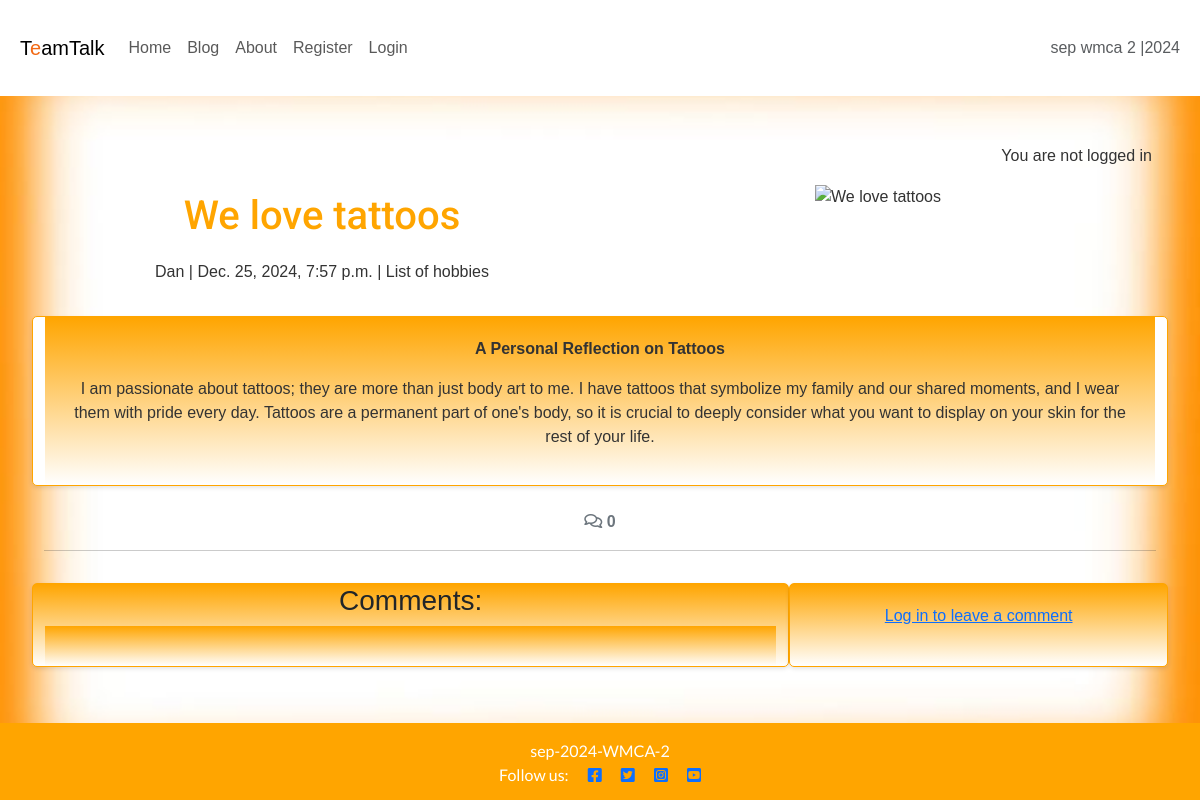
The page /blog/we-love-tattoos/ on the database as committed earlier.
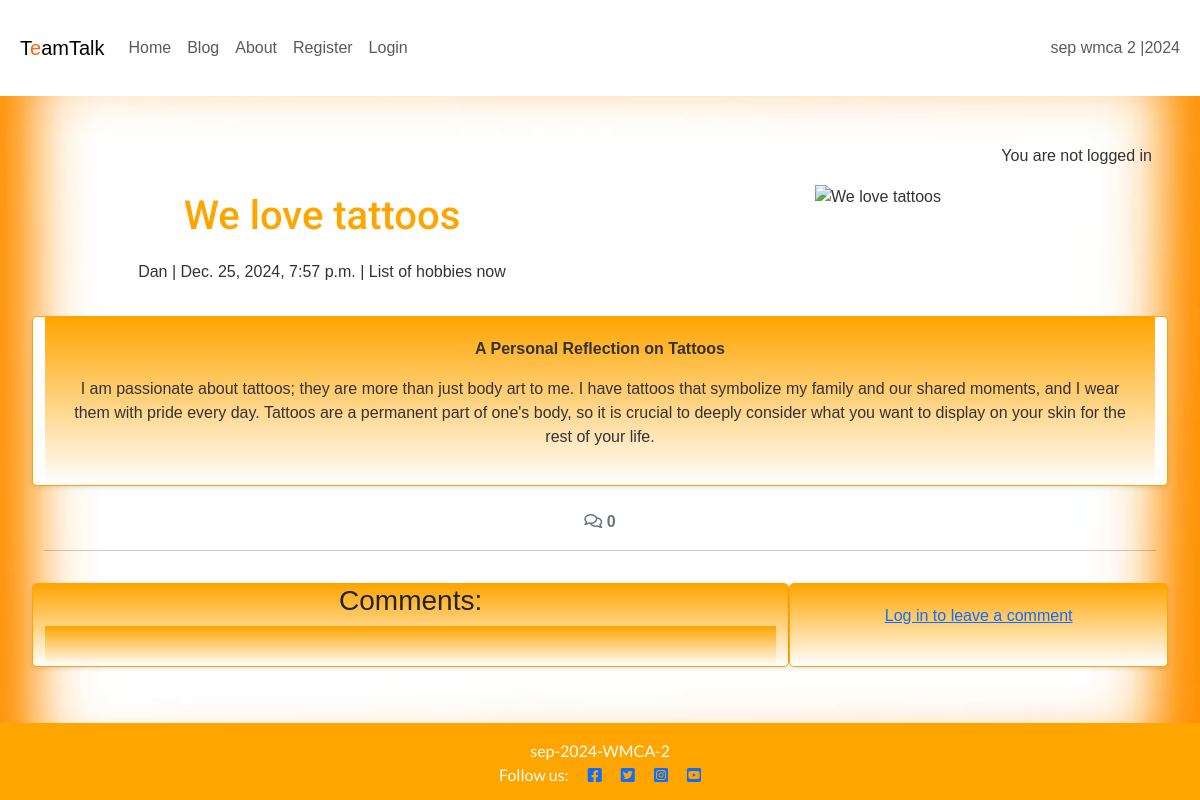
The same page on the database as committed later.
### blog/models.py (models this page shows, shortened)
class Category(models.Model):
    name = models.CharField(max_length=100, unique=True)
    description = models.TextField(blank=True, null=True)
    author = models.ForeignKey(
        User, on_delete=models.CASCADE, related_name="categories")

### blog/views.py (the view, shortened to what this page needs)
# urls.py: path('<slug:slug>/', views.post_detail, name='post_detail'),
def post_detail(request, slug):
    queryset = Post.objects.filter(status='published')
    post = get_object_or_404(queryset, slug=slug)
    comments = post.comments.all().order_by("-created_on")
    category = post.category
    comment_count = post.comments.filter(approved=True).count()
    comment_form = CommentForm()
    return render(
        request,
        "blog/post_detail.html",
        {
            "post": post,
            "comments": comments,
            'category': category,
            "comment_count": comment_count,
            "comment_form": comment_form
        },
    )

### blog/templates/blog/post_detail.html (shortened to what this page needs)
{% extends 'base.html' %}
{% load static %}
{% load crispy_forms_tags %}
{% block content %}
<div class="masthead">
    <div class="container">
        <div class="row g-0">
            <div class="col-md-6 masthead-text">
                <h1>{{ post.title }}</h1>
                <p class="post-subtitle">{{ post.author_id }} | {{ post.created_at }} | {{ category.name }}</p>
            </div>
            <div class="d-none d-md-block col-md-6 masthead-image">
                {% if "placeholder" in post.featured_image.url %}
                <img src="{% static 'images/image1.jpg' %}" width="75%" class="scale" alt="placeholder">
                {% else %}
                <img src="{{ post.featured_image.url }}" width="75%" class="scale" alt="{{ post.title }}">
                {% endif %}
            </div>
        </div>
    </div>
</div>
<div class="container">
    <div class="row">
        <div class="col card mb-4 mt-3 left top">
            <div class="card-body">
                <article class="card-text">
                    {{ post.content | safe }}
                </article>
            </div>
        </div>
    </div>
    <div class="row">
        <div class="col-12">
            <strong class="text-secondary">
                <i class="far fa-comments"></i> {{ comment_count }}
            </strong>
        </div>
        <div class="col-12">
            <hr>
        </div>
    </div>
    <div class="row">
        <div class="col-md-8 card mb-4 mt-3" style="background: linear-gradient(to bottom, #FFA500, #FFFFFF);">
            <h3>Comments:</h3>
            <div class="card-body">
            </div>
        </div>
        <div class="col-md-4 card mb-4 mt-3" style="background: linear-gradient(to bottom, #FFA500, #FFFFFF);">
            <div class="card-body">
                {% if user.is_authenticated %}
                <h3>Leave a comment:</h3>
                <p>Posting as: {{ user.username }}</p>
                <form id="commentForm" method="post" style="margin-top: 1.3em;">
                    {{ comment_form }}
                    {% csrf_token %}
                    <button id="submitButton" type="submit"
                        style="background-color: orange; color: white; border: none; padding: 5px 10px; border-radius: 3px; cursor: pointer;"
                        onmouseover="this.style.backgroundColor='darkorange';"
                        onmouseout="this.style.backgroundColor='orange';">
                        Submit
                    </button>
                </form>
                {% else %}
                <p>
                    <a href="{% url 'account_login' %}" class="login-link">Log in to leave a comment</a>
                </p>
                {% endif %}
            </div>
        </div>
    </div>
</div>
{% endblock content %}

Rows that differ between the two databases and show on the page:
changed Category: name "List of hobbies" → "List of hobbies now"
